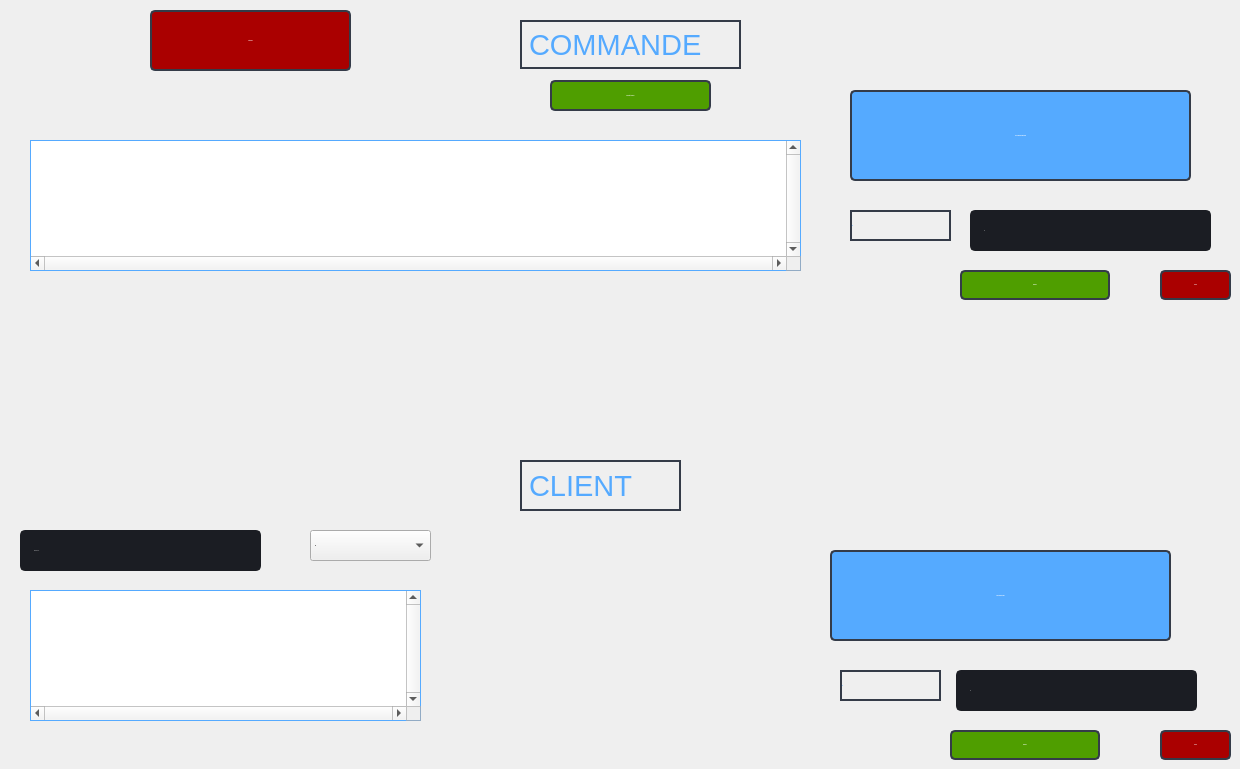
               <widget class="QWidget" name="commande">
                <property name="font">
                 <font>
                  <family>Segoe UI Semibold</family>
                  <pointsize>-1</pointsize>
                  <weight>75</weight>
                  <bold>true</bold>
                 </font>
                </property>
                <attribute name="title">
                 <string>Commande</string>
                </attribute>
                <widget class="QTableView" name="tableView_5">
                 <property name="geometry">
                  <rect>
                   <x>30</x>
                   <y>140</y>
                   <width>771</width>
                   <height>131</height>
                  </rect>
                 </property>
                 <property name="styleSheet">
                  <string notr="true">QHeaderView::section {
	
	font: 87 10pt &quot;Cinzel Black&quot;;
    background-color: rgb(39, 44, 54);
    border-style: none;
    border-bottom: 1px solid rgb(85, 170, 255);
    border-right:  1px solid rgb(85, 170, 255);
}

QHeaderView::section:vertical
{
    border-left: 1px solid  rgb(85, 170, 255);
}
QTableView {
	
	color: rgb(255, 255, 255);
	border-style: solid;
	border-top: 1px solid  rgb(85, 170, 255);
	 border-left: 1px solid  rgb(85, 170, 255);
 border-bottom: 1px solid rgb(85, 170, 255);
 border-right:  1px solid rgb(85, 170, 255);
}
QTableView::item {
     border-bottom: 1px solid rgb(85, 170, 255);
    border-right:  1px solid rgb(85, 170, 255);
    background-color : none;
}
QTableView::indicator:unchecked {
    background-color: #d7d6d5
}</string>
                 </property>
                 <property name="verticalScrollBarPolicy">
                  <enum>Qt::ScrollBarAlwaysOn</enum>
                 </property>
                 <property name="horizontalScrollBarPolicy">
                  <enum>Qt::ScrollBarAlwaysOn</enum>
                 </property>
                 <attribute name="verticalHeaderVisible">
                  <bool>false</bool>
                 </attribute>
                </widget>
                <widget class="QPushButton" name="pushButton_7">
                 <property name="geometry">
                  <rect>
                   <x>960</x>
                   <y>270</y>
                   <width>150</width>
                   <height>30</height>
                  </rect>
                 </property>
                 <property name="minimumSize">
                  <size>
                   <width>150</width>
                   <height>30</height>
                  </size>
                 </property>
                 <property name="font">
                  <font>
                   <family>Segoe UI</family>
                   <pointsize>-1</pointsize>
                  </font>
                 </property>
                 <property name="styleSheet">
                  <string notr="true">QPushButton {
	color: rgb(255, 255, 255);
	border: 2px solid rgb(52, 59, 72);
	border-radius: 5px;	
	
	background-color:rgb(79, 158, 0);

}
QPushButton:hover {
	background-color: rgb(57, 65, 80);
	border: 2px solid rgb(61, 70, 86);
}
QPushButton:pressed {	
	background-color: rgb(35, 40, 49);
	border: 2px solid rgb(43, 50, 61);
}</string>
                 </property>
                 <property name="text">
                  <string>Modfier</string>
                 </property>
                 <property name="icon">
                  <iconset>
                   <normaloff>:/16x16/icons/16x16/cil-folder-open.png</normaloff>:/16x16/icons/16x16/cil-folder-open.png</iconset>
                 </property>
                </widget>
                <widget class="QPushButton" name="pushButton_27">
                 <property name="geometry">
                  <rect>
                   <x>1160</x>
                   <y>270</y>
                   <width>71</width>
                   <height>30</height>
                  </rect>
                 </property>
                 <property name="minimumSize">
                  <size>
                   <width>0</width>
                   <height>0</height>
                  </size>
                 </property>
                 <property name="font">
                  <font>
                   <family>Segoe UI</family>
                   <pointsize>-1</pointsize>
                  </font>
                 </property>
                 <property name="styleSheet">
                  <string notr="true">QPushButton {
	color: rgb(255, 255, 255);
	border: 2px solid rgb(52, 59, 72);
	border-radius: 5px;	
	
	background-color: rgb(170, 0, 0);

}
QPushButton:hover {
	background-color: rgb(57, 65, 80);
	border: 2px solid rgb(61, 70, 86);
}
QPushButton:pressed {	
	background-color: rgb(35, 40, 49);
	border: 2px solid rgb(43, 50, 61);
}</string>
                 </property>
                 <property name="text">
                  <string>SUPP</string>
                 </property>
                 <property name="icon">
                  <iconset>
                   <normaloff>:/16x16/icons/16x16/cil-folder-open.png</normaloff>:/16x16/icons/16x16/cil-folder-open.png</iconset>
                 </property>
                </widget>
                <widget class="QPushButton" name="pushButton_59">
                 <property name="geometry">
                  <rect>
                   <x>850</x>
                   <y>90</y>
                   <width>341</width>
                   <height>91</height>
                  </rect>
                 </property>
                 <property name="minimumSize">
                  <size>
                   <width>150</width>
                   <height>30</height>
                  </size>
                 </property>
                 <property name="font">
                  <font>
                   <family>Segoe UI</family>
                   <pointsize>-1</pointsize>
                  </font>
                 </property>
                 <property name="styleSheet">
                  <string notr="true">QPushButton {
	color: rgb(255, 255, 255);
	border: 2px solid rgb(52, 59, 72);
	border-radius: 5px;	
	
	background-color: rgb(85, 170, 255);

}
QPushButton:hover {
	background-color: rgb(57, 65, 80);
	border: 2px solid rgb(61, 70, 86);
}
QPushButton:pressed {	
	background-color: rgb(35, 40, 49);
	border: 2px solid rgb(43, 50, 61);
}</string>
                 </property>
                 <property name="text">
                  <string>AJOUTER COMMANDE</string>
                 </property>
                 <property name="icon">
                  <iconset>
                   <normaloff>:/16x16/icons/16x16/cil-folder-open.png</normaloff>:/16x16/icons/16x16/cil-folder-open.png</iconset>
                 </property>
                </widget>
                <widget class="QPushButton" name="pushButton_104">
                 <property name="geometry">
                  <rect>
                   <x>830</x>
                   <y>550</y>
                   <width>341</width>
                   <height>91</height>
                  </rect>
                 </property>
                 <property name="minimumSize">
                  <size>
                   <width>150</width>
                   <height>30</height>
                  </size>
                 </property>
                 <property name="font">
                  <font>
                   <family>Segoe UI</family>
                   <pointsize>-1</pointsize>
                  </font>
                 </property>
                 <property name="styleSheet">
                  <string notr="true">QPushButton {
	color: rgb(255, 255, 255);
	border: 2px solid rgb(52, 59, 72);
	border-radius: 5px;	
	
	background-color: rgb(85, 170, 255);

}
QPushButton:hover {
	background-color: rgb(57, 65, 80);
	border: 2px solid rgb(61, 70, 86);
}
QPushButton:pressed {	
	background-color: rgb(35, 40, 49);
	border: 2px solid rgb(43, 50, 61);
}</string>
                 </property>
                 <property name="text">
                  <string>AJOUTER CLIENT</string>
                 </property>
                 <property name="icon">
                  <iconset>
                   <normaloff>:/16x16/icons/16x16/cil-folder-open.png</normaloff>:/16x16/icons/16x16/cil-folder-open.png</iconset>
                 </property>
                </widget>
                <widget class="QLineEdit" name="lineEdit_15">
                 <property name="geometry">
                  <rect>
                   <x>970</x>
                   <y>210</y>
                   <width>241</width>
                   <height>41</height>
                  </rect>
                 </property>
                 <property name="minimumSize">
                  <size>
                   <width>0</width>
                   <height>30</height>
                  </size>
                 </property>
                 <property name="styleSheet">
                  <string notr="true">QLineEdit {
color : rgb(255, 255, 255);
	background-color: rgb(27, 29, 35);
	border-radius: 5px;
	border: 2px solid rgb(27, 29, 35);
	padding-left: 10px;
}
QLineEdit:hover {
	border: 2px solid rgb(64, 71, 88);
}
QLineEdit:focus {
	border: 2px solid rgb(91, 101, 124);
}</string>
                 </property>
                 <property name="text">
                  <string/>
                 </property>
                 <property name="placeholderText">
                  <string>ID</string>
                 </property>
                </widget>
                <widget class="QLabel" name="label_54">
                 <property name="geometry">
                  <rect>
                   <x>850</x>
                   <y>210</y>
                   <width>101</width>
                   <height>31</height>
                  </rect>
                 </property>
                 <property name="font">
                  <font>
                   <pointsize>-1</pointsize>
                  </font>
                 </property>
                 <property name="focusPolicy">
                  <enum>Qt::StrongFocus</enum>
                 </property>
                 <property name="styleSheet">
                  <string notr="true">color : rgb(85, 170, 255);

border:2px solid  rgb(52, 59, 72);
</string>
                 </property>
                 <property name="text">
                  <string>ID </string>
                 </property>
                </widget>
                <widget class="QTableView" name="tableView_11">
                 <property name="geometry">
                  <rect>
                   <x>30</x>
                   <y>590</y>
                   <width>391</width>
                   <height>131</height>
                  </rect>
                 </property>
                 <property name="styleSheet">
                  <string notr="true">QHeaderView::section {
	
	font: 87 10pt &quot;Cinzel Black&quot;;
    background-color: rgb(39, 44, 54);
    border-style: none;
    border-bottom: 1px solid rgb(85, 170, 255);
    border-right:  1px solid rgb(85, 170, 255);
}

QHeaderView::section:vertical
{
    border-left: 1px solid  rgb(85, 170, 255);
}
QTableView {
	
	color: rgb(255, 255, 255);
	border-style: solid;
	border-top: 1px solid  rgb(85, 170, 255);
	 border-left: 1px solid  rgb(85, 170, 255);
 border-bottom: 1px solid rgb(85, 170, 255);
 border-right:  1px solid rgb(85, 170, 255);
}
QTableView::item {
     border-bottom: 1px solid rgb(85, 170, 255);
    border-right:  1px solid rgb(85, 170, 255);
    background-color : none;
}
QTableView::indicator:unchecked {
    background-color: #d7d6d5
}</string>
                 </property>
                 <property name="verticalScrollBarPolicy">
                  <enum>Qt::ScrollBarAlwaysOn</enum>
                 </property>
                 <property name="horizontalScrollBarPolicy">
                  <enum>Qt::ScrollBarAlwaysOn</enum>
                 </property>
                 <attribute name="verticalHeaderVisible">
                  <bool>false</bool>
                 </attribute>
                </widget>
                <widget class="QLineEdit" name="lineEdit_31">
                 <property name="geometry">
                  <rect>
                   <x>956</x>
                   <y>670</y>
                   <width>241</width>
                   <height>41</height>
                  </rect>
                 </property>
                 <property name="minimumSize">
                  <size>
                   <width>0</width>
                   <height>30</height>
                  </size>
                 </property>
                 <property name="styleSheet">
                  <string notr="true">QLineEdit {
color : rgb(255, 255, 255);
	background-color: rgb(27, 29, 35);
	border-radius: 5px;
	border: 2px solid rgb(27, 29, 35);
	padding-left: 10px;
}
QLineEdit:hover {
	border: 2px solid rgb(64, 71, 88);
}
QLineEdit:focus {
	border: 2px solid rgb(91, 101, 124);
}</string>
                 </property>
                 <property name="text">
                  <string/>
                 </property>
                 <property name="placeholderText">
                  <string>ID</string>
                 </property>
                </widget>
                <widget class="QPushButton" name="pushButton_42">
                 <property name="geometry">
                  <rect>
                   <x>1160</x>
                   <y>730</y>
                   <width>71</width>
                   <height>30</height>
                  </rect>
                 </property>
                 <property name="minimumSize">
                  <size>
                   <width>0</width>
                   <height>0</height>
                  </size>
                 </property>
                 <property name="font">
                  <font>
                   <family>Segoe UI</family>
                   <pointsize>-1</pointsize>
                  </font>
                 </property>
                 <property name="styleSheet">
                  <string notr="true">QPushButton {
	color: rgb(255, 255, 255);
	border: 2px solid rgb(52, 59, 72);
	border-radius: 5px;	
	
	background-color: rgb(170, 0, 0);

}
QPushButton:hover {
	background-color: rgb(57, 65, 80);
	border: 2px solid rgb(61, 70, 86);
}
QPushButton:pressed {	
	background-color: rgb(35, 40, 49);
	border: 2px solid rgb(43, 50, 61);
}</string>
                 </property>
                 <property name="text">
                  <string>SUPP</string>
                 </property>
                 <property name="icon">
                  <iconset>
                   <normaloff>:/16x16/icons/16x16/cil-folder-open.png</normaloff>:/16x16/icons/16x16/cil-folder-open.png</iconset>
                 </property>
                </widget>
                <widget class="QLabel" name="label_70">
                 <property name="geometry">
                  <rect>
                   <x>840</x>
                   <y>670</y>
                   <width>101</width>
                   <height>31</height>
                  </rect>
                 </property>
                 <property name="font">
                  <font>
                   <pointsize>-1</pointsize>
                  </font>
                 </property>
                 <property name="focusPolicy">
                  <enum>Qt::StrongFocus</enum>
                 </property>
                 <property name="styleSheet">
                  <string notr="true">color : rgb(85, 170, 255);

border:2px solid  rgb(52, 59, 72);
</string>
                 </property>
                 <property name="text">
                  <string>ID </string>
                 </property>
                </widget>
                <widget class="QPushButton" name="pushButton_17">
                 <property name="geometry">
                  <rect>
                   <x>950</x>
                   <y>730</y>
                   <width>150</width>
                   <height>30</height>
                  </rect>
                 </property>
                 <property name="minimumSize">
                  <size>
                   <width>150</width>
                   <height>30</height>
                  </size>
                 </property>
                 <property name="font">
                  <font>
                   <family>Segoe UI</family>
                   <pointsize>-1</pointsize>
                  </font>
                 </property>
                 <property name="styleSheet">
                  <string notr="true">QPushButton {
	color: rgb(255, 255, 255);
	border: 2px solid rgb(52, 59, 72);
	border-radius: 5px;	
	
	background-color:rgb(79, 158, 0);

}
QPushButton:hover {
	background-color: rgb(57, 65, 80);
	border: 2px solid rgb(61, 70, 86);
}
QPushButton:pressed {	
	background-color: rgb(35, 40, 49);
	border: 2px solid rgb(43, 50, 61);
}</string>
                 </property>
                 <property name="text">
                  <string>Modfier</string>
                 </property>
                 <property name="icon">
                  <iconset>
                   <normaloff>:/16x16/icons/16x16/cil-folder-open.png</normaloff>:/16x16/icons/16x16/cil-folder-open.png</iconset>
                 </property>
                </widget>
                <widget class="QLabel" name="label_11">
                 <property name="geometry">
                  <rect>
                   <x>520</x>
                   <y>20</y>
                   <width>221</width>
                   <height>49</height>
                  </rect>
                 </property>
                 <property name="font">
                  <font>
                   <family>MS Shell Dlg 2</family>
                   <pointsize>22</pointsize>
                   <weight>50</weight>
                   <italic>false</italic>
                   <bold>false</bold>
                  </font>
                 </property>
                 <property name="styleSheet">
                  <string notr="true">color : rgb(85, 170, 255);
font: 22pt &quot;MS Shell Dlg 2&quot;;

border:2px solid  rgb(52, 59, 72);
</string>
                 </property>
                 <property name="text">
                  <string>COMMANDE</string>
                 </property>
                </widget>
                <widget class="QLabel" name="label_12">
                 <property name="geometry">
                  <rect>
                   <x>520</x>
                   <y>460</y>
                   <width>161</width>
                   <height>51</height>
                  </rect>
                 </property>
                 <property name="font">
                  <font>
                   <family>MS Shell Dlg 2</family>
                   <pointsize>22</pointsize>
                   <weight>50</weight>
                   <italic>false</italic>
                   <bold>false</bold>
                  </font>
                 </property>
                 <property name="styleSheet">
                  <string notr="true">color : rgb(85, 170, 255);
font: 22pt &quot;MS Shell Dlg 2&quot;;

border:2px solid  rgb(52, 59, 72);
</string>
                 </property>
                 <property name="text">
                  <string>CLIENT</string>
                 </property>
                </widget>
                <widget class="QPushButton" name="pushButton_43">
                 <property name="geometry">
                  <rect>
                   <x>150</x>
                   <y>10</y>
                   <width>201</width>
                   <height>61</height>
                  </rect>
                 </property>
                 <property name="minimumSize">
                  <size>
                   <width>0</width>
                   <height>0</height>
                  </size>
                 </property>
                 <property name="font">
                  <font>
                   <family>Segoe UI</family>
                   <pointsize>-1</pointsize>
                  </font>
                 </property>
                 <property name="styleSheet">
                  <string notr="true">QPushButton {
	color: rgb(255, 255, 255);
	border: 2px solid rgb(52, 59, 72);
	border-radius: 5px;	
	
	background-color: rgb(170, 0, 0);

}
QPushButton:hover {
	background-color: rgb(57, 65, 80);
	border: 2px solid rgb(61, 70, 86);
}
QPushButton:pressed {	
	background-color: rgb(35, 40, 49);
	border: 2px solid rgb(43, 50, 61);
}</string>
                 </property>
                 <property name="text">
                  <string>Actualiser</string>
                 </property>
                 <property name="icon">
                  <iconset>
                   <normaloff>:/16x16/icons/16x16/cil-folder-open.png</normaloff>:/16x16/icons/16x16/cil-folder-open.png</iconset>
                 </property>
                </widget>
                <widget class="QComboBox" name="comboBox_3">
                 <property name="geometry">
                  <rect>
                   <x>310</x>
                   <y>530</y>
                   <width>121</width>
                   <height>31</height>
                  </rect>
                 </property>
                 <item>
                  <property name="text">
                   <string>ID</string>
                  </property>
                 </item>
                 <item>
                  <property name="text">
                   <string>Nom</string>
                  </property>
                 </item>
                 <item>
                  <property name="text">
                   <string>Prenom</string>
                  </property>
                 </item>
                 <item>
                  <property name="text">
                   <string>Fonction</string>
                  </property>
                 </item>
                </widget>
                <widget class="QLineEdit" name="lineEdit_36">
                 <property name="geometry">
                  <rect>
                   <x>20</x>
                   <y>530</y>
                   <width>241</width>
                   <height>41</height>
                  </rect>
                 </property>
                 <property name="minimumSize">
                  <size>
                   <width>0</width>
                   <height>30</height>
                  </size>
                 </property>
                 <property name="styleSheet">
                  <string notr="true">QLineEdit {
color : rgb(255, 255, 255);
	background-color: rgb(27, 29, 35);
	border-radius: 5px;
	border: 2px solid rgb(27, 29, 35);
	padding-left: 10px;
}
QLineEdit:hover {
	border: 2px solid rgb(64, 71, 88);
}
QLineEdit:focus {
	border: 2px solid rgb(91, 101, 124);
}</string>
                 </property>
                 <property name="text">
                  <string/>
                 </property>
                 <property name="placeholderText">
                  <string>Recherche</string>
                 </property>
                </widget>
                <widget class="QPushButton" name="pushButton_20">
                 <property name="geometry">
                  <rect>
                   <x>550</x>
                   <y>80</y>
                   <width>161</width>
                   <height>31</height>
                  </rect>
                 </property>
                 <property name="minimumSize">
                  <size>
                   <width>150</width>
                   <height>30</height>
                  </size>
                 </property>
                 <property name="font">
                  <font>
                   <family>Segoe UI</family>
                   <pointsize>-1</pointsize>
                  </font>
                 </property>
                 <property name="styleSheet">
                  <string notr="true">QPushButton {
	color: rgb(255, 255, 255);
	border: 2px solid rgb(52, 59, 72);
	border-radius: 5px;	
	
	background-color:rgb(79, 158, 0);

}
QPushButton:hover {
	background-color: rgb(57, 65, 80);
	border: 2px solid rgb(61, 70, 86);
}
QPushButton:pressed {	
	background-color: rgb(35, 40, 49);
	border: 2px solid rgb(43, 50, 61);
}</string>
                 </property>
                 <property name="text">
                  <string>Exporter tableau</string>
                 </property>
                 <property name="icon">
                  <iconset>
                   <normaloff>:/16x16/icons/16x16/cil-folder-open.png</normaloff>:/16x16/icons/16x16/cil-folder-open.png</iconset>
                 </property>
                </widget>
                <zorder>pushButton_7</zorder>
                <zorder>pushButton_27</zorder>
                <zorder>pushButton_59</zorder>
                <zorder>pushButton_104</zorder>
                <zorder>lineEdit_15</zorder>
                <zorder>label_54</zorder>
                <zorder>tableView_11</zorder>
                <zorder>lineEdit_31</zorder>
                <zorder>pushButton_42</zorder>
                <zorder>label_70</zorder>
                <zorder>pushButton_17</zorder>
                <zorder>tableView_5</zorder>
                <zorder>label_11</zorder>
                <zorder>label_12</zorder>
                <zorder>pushButton_43</zorder>
                <zorder>comboBox_3</zorder>
                <zorder>lineEdit_36</zorder>
                <zorder>pushButton_20</zorder>
               </widget>
